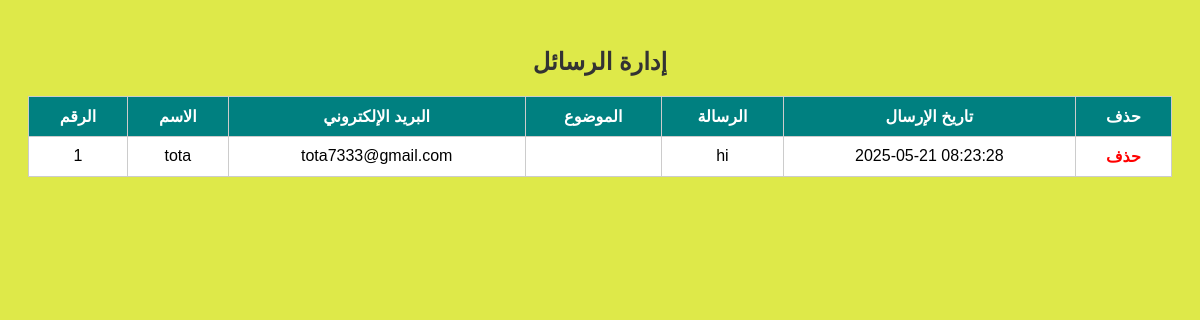
The page /manage_messages.php on the database its author committed.
### tables this page shows
CREATE TABLE `messages` (
  `id` int(11) NOT NULL,
  `name` varchar(100) DEFAULT NULL,
  `email` varchar(100) DEFAULT NULL,
  `subject` varchar(150) DEFAULT NULL,
  `message` text DEFAULT NULL,
  `sent_at` timestamp NOT NULL DEFAULT current_timestamp()
);

### manage_messages.php (the view, shortened to what this page needs)
<?php
include 'config.php';
?>
<!DOCTYPE html>
<html lang="ar">
<head>
</head>
<body>
<h2>إدارة الرسائل</h2>
<table>
    <tr>
        <th>الرقم</th>
        <th>الاسم</th>
        <th>البريد الإلكتروني</th>
        <th>الموضوع</th>
        <th>الرسالة</th>
        <th>تاريخ الإرسال</th>
        <th>حذف</th>
    </tr>
    <?php
    $query = "SELECT * FROM messages ORDER BY sent_at DESC";
    $result = mysqli_query($conn, $query);
    if ($result && mysqli_num_rows($result) > 0) {
        while ($row = mysqli_fetch_assoc($result)) {
            echo "<tr>
                <td>" . htmlspecialchars($row['id']) . "</td>
                <td>" . htmlspecialchars($row['name']) . "</td>
                <td>" . htmlspecialchars($row['email']) . "</td>
                <td>" . htmlspecialchars($row['subject']) . "</td>
                <td>" . htmlspecialchars($row['message']) . "</td>
                <td>" . htmlspecialchars($row['sent_at']) . "</td>
                <td><a class='delete-btn' href='manage_messages.php?delete_id=" . htmlspecialchars($row['id']) . "' onclick=\"return confirm('هل أنت متأكد من حذف هذه الرسالة؟');\">حذف</a></td>
            </tr>";
        }
    } else {
        echo "<tr><td colspan='7'>لا توجد رسائل حالياً</td></tr>";
    }
    ?>
</table>
</body>
</html>

### manage_messages.php (style rules this page uses)
body { font-family: Arial; background-color:rgb(222, 233, 73); padding: 20px; }
h2 { text-align: center; color: #333; }
table { width: 100%; border-collapse: collapse; background-color: #fff; margin-top: 20px; }
th, td { border: 1px solid #ccc; padding: 10px; text-align: center; }
th { background-color: #008080; color: white; }
a.delete-btn { color: red; text-decoration: none; font-weight: bold; }

### rows shown on the page
messages: id "1", name "tota", email "tota7333@gmail.com", message "hi", sent_at "2025-05-21 08:23:28"
